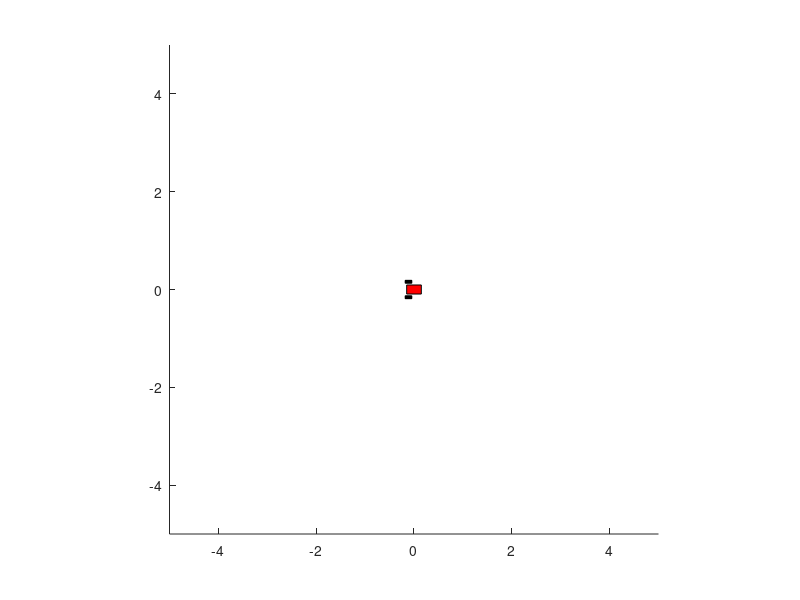

Here is the MATLAB script that generated this plot: (Note: this script raises an error after producing the figure.)
% Pure Pursuit Implementation
% Template for Students
clear all
clc
close all

dt = 0.1; % simulation step in sec

waypointlist = [

1 1
2 0
3 0
-3 1

];

velocities = [.5, .5, .75, .75, 1, 1];
velocities = [velocities , 1 3 5]; % auto ones
lookaheadDists =  [.5 1 .5 1 .5 1];

for j = 1:length(velocities)


    clearvars -except robot j dt waypointlist velocities lookaheadDists
    pause(1)


    % robot Global Pose
    robot.X = 0; % X Global robot position in m
    robot.Y = 0; % Y Global robot position in m
    robot.Phi = 0;% Global orientation in radians, measured with respect to X axis

    robot.angVel = 0;

    % Initialize a pure pursuit structure
    purepursuit.closestWayPointIndex = 1;
    purepursuit.proximityTh = 0.1; % a Threshold to determine if robot is at the waypoint

    purepursuit.goalPointIndex = 1;

    purepursuit.lookahead = 0.3;

    initialVel = velocities(j);
    robot.vel = initialVel;



    % Draw robot at the initial pose
    robot.wheelR = (13.5/2)/100; % wheel radius in m
    robot.halfWidth = 0.15; % half width in m
    robot.length = 30/100; % length in m

    % Robot Geometry for Display
    robot.bodyWidth = 18.5/100; % in m
    robot.wheelWidth = 6.0/100; % in m; this includes the shaft


    %% Draw Robot at initial pose
    leftCornerBodyX = -(robot.length/2);
    leftCornerBodyY = -(robot.bodyWidth/2);

    % Parent a rectangle to an hgtransform
    hgTX = hgtransform;
    robotBody = rectangle('Parent',hgTX,'Position',[leftCornerBodyX leftCornerBodyY robot.length robot.bodyWidth],'FaceColor',[1 0 0]);

    shaftLength = 3.5/100;
    leftCornerRightWheelX = leftCornerBodyX - (3/100);
    leftCornerRightWheelY = leftCornerBodyY - shaftLength - robot.wheelWidth;
    leftCornerLeftWheelX = leftCornerBodyX - (3/100);
    leftCornerLeftWheelY = leftCornerBodyY + robot.bodyWidth + shaftLength;
    wheelRight = rectangle('Parent',hgTX,'Position',[leftCornerRightWheelX leftCornerRightWheelY 2*robot.wheelR robot.wheelWidth],'FaceColor',[0 0 0]);

    wheelLeft = rectangle('Parent',hgTX,'Position',[leftCornerLeftWheelX leftCornerLeftWheelY 2*robot.wheelR robot.wheelWidth],'FaceColor',[0 0 0]);

    figure(j)
    hold on
    axis([-5 5 -5 5])
    axis('equal')
    drawRobot(hgTX,robot)


    %waypoints = waypointlist(:, (2*j-1):(2*j));
    waypoints = waypointlist(:, 1:2);

    % Compute distance to last waypoint.
    [NwayPoints, dim] = size(waypoints);
    distanceRobotFinalPoint = getEuclideanDistance(robot.X,robot.Y,waypoints(NwayPoints,1),waypoints(NwayPoints,2));

    %Main Loop
    i = 0;

    while((purepursuit.closestWayPointIndex <= NwayPoints) && (distanceRobotFinalPoint >= purepursuit.proximityTh))
        i = i + 1;

        %Find the waypoint to head towards.
        purepursuit = findGoalWayPoint(purepursuit,robot,waypoints);

        %Make an update to the closestWaypoint so that in the next iteration the search is done starting from the latest goalPointIndex.
        purepursuit.closestWayPointIndex = purepursuit.goalPointIndex;

        % Compute the required turn radius
        [flag, turnRadius] = findTurnRadius(robot,purepursuit,waypoints);

        % Compute robot commands. The commands depend on the flag value
        % **** ADD your code here ***

        if (flag == -1)
            robot.angVel = 2;
            robot.vel = 0;
        elseif (flag == 1)
            robot.angVel = -2;
            robot.vel = 0;
        elseif(flag == 0)
            robot.vel = initialVel;
            robot.angVel = robot.vel/turnRadius;
        end


        % Simulate Forward.
        robot = fwdSim(robot,dt);

        % % Draw your robot at the new pose
        % drawRobot(hgTX,robot);
        pause(0.01);

        % Compute distance to Final point to determine if robot should stop
        distanceRobotFinalPoint = getEuclideanDistance(robot.X,robot.Y,waypoints(NwayPoints,1),waypoints(NwayPoints,2));


        % Caclulate new lookahead for last three trials
        if j >6
            distanceWaypoint = getEuclideanDistance(robot.X,robot.Y,waypoints(purepursuit.goalPointIndex,1),waypoints(purepursuit.goalPointIndex,2));
            purepursuit.lookahead = .05 * robot.vel / distanceWaypoint;
        else
            purepursuit.lookahead = lookaheadDists(j);
        end

        y(i) = robot.Y;
        x(i) = robot.X;

    end
    % Draw your robot at the new pose
    plot(waypoints(:,1),waypoints(:,2),'o','MarkerSize',5,'Linewidth',2);
    plot(x, y);
    xlabel("X (m)")
    ylabel("Y (m)")
    legend('Waypoints' , 'Robot Path');
    grid on
    if j > 6
        title(strcat("Automatic Lookahead For: ", num2str(round(robot.vel, 3))));
    else
        title(strcat("Look Ahead: ", num2str(purepursuit.lookahead), strcat(" Velocity: ", num2str(round((robot.vel), 3)))));
    end
    hold off

end
%% Functions
%% robot animation function

function drawRobot(hgTX,robot)

hgTX.Matrix = makehgtform('translate',[robot.X robot.Y 0],'zrotate',robot.Phi);

end

function robot = fwdSim(robot,dt)
robot.X = robot.X + robot.vel*cos(robot.Phi)*dt;
robot.Y = robot.Y + robot.vel*sin(robot.Phi)*dt;
robot.Phi = robot.Phi + robot.angVel*dt;
end

%% Functions that you need to implement
function distance = getEuclideanDistance(x1,y1,x2,y2)

distance = sqrt((x2-x1)^2 + (y2-y1)^2);

end

function purepursuit = findGoalWayPoint(purepursuit,robot,waypoints)
% Find the goal waypoint towards which the robot should drive. You
% must find the index of the goal waypoint that is at least one lookahead
% distance from the robot position. Note that purepursuit has a
% closestWayPointIndex that we use to always search forward.
% this function will update the field purepursuit.goalPointIndex

distance = getEuclideanDistance(robot.X, robot.Y, waypoints(purepursuit.closestWayPointIndex, 1), waypoints(purepursuit.closestWayPointIndex, 2));

if ((distance <= purepursuit.lookahead) && (purepursuit.closestWayPointIndex < length(waypoints)))
    purepursuit.goalPointIndex = purepursuit.goalPointIndex + 1;

elseif (purepursuit.goalPointIndex == length(waypoints))

    robot.vel = 0;
    robot.angVel = 0;
end


end

function [flag, turnRadius] = findTurnRadius(robot,purepursuit,waypoints)
% This function computes the turn radius of the circle which
% will take the robot to the goal waypoint.
% The flag output is zero if the goal is in front of the robot.
% -1 : if a left point turn should be performed
%     1: if a right hand turn should be performed

currentWPIndex = purepursuit.goalPointIndex;

local_x = cos(robot.Phi) * (waypoints(currentWPIndex, 1) - robot.X) + sin(robot.Phi) * (waypoints(currentWPIndex, 2) - robot.Y);
local_y = -sin(robot.Phi) * (waypoints(currentWPIndex, 1) - robot.X) + cos(robot.Phi) * (waypoints(currentWPIndex, 2) - robot.Y);

local_phi = atan2(local_y, local_x);

if (local_phi > (pi/2 - .5))
    flag = -1;
elseif(local_phi < (-pi/2 + .5))
    flag = 1;
else
    flag = 0;
end

turnRadius = (local_x^2 + local_y^2)/(2*local_y);

end